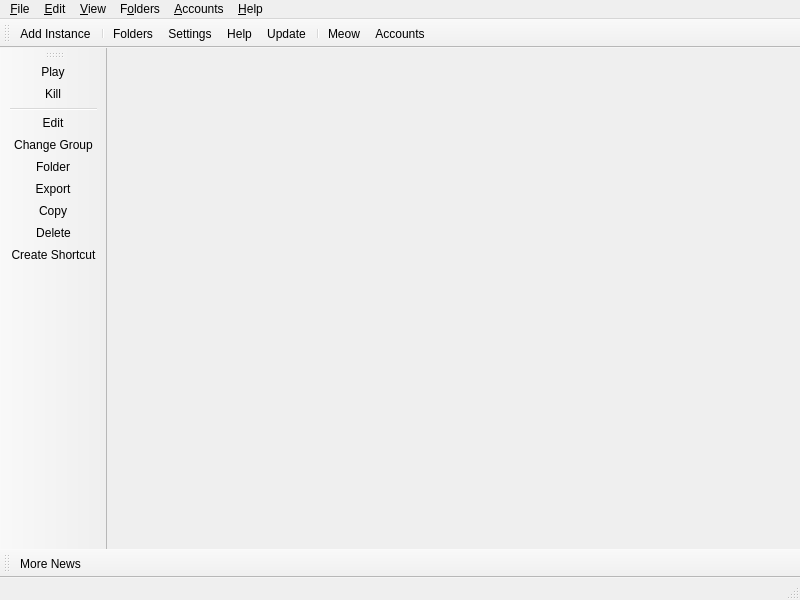
<?xml version="1.0" encoding="UTF-8"?>
<ui version="4.0">
 <class>MainWindow</class>
 <widget class="QMainWindow" name="MainWindow">
  <property name="geometry">
   <rect>
    <x>0</x>
    <y>0</y>
    <width>800</width>
    <height>600</height>
   </rect>
  </property>
  <widget class="QWidget" name="centralWidget">
   <layout class="QHBoxLayout" name="horizontalLayout">
    <property name="spacing">
     <number>0</number>
    </property>
    <property name="leftMargin">
     <number>0</number>
    </property>
    <property name="topMargin">
     <number>0</number>
    </property>
    <property name="rightMargin">
     <number>0</number>
    </property>
    <property name="bottomMargin">
     <number>0</number>
    </property>
   </layout>
  </widget>
  <widget class="QStatusBar" name="statusBar"/>
  <widget class="QToolBar" name="mainToolBar">
   <property name="windowTitle">
    <string>Main Toolbar</string>
   </property>
   <property name="allowedAreas">
    <set>Qt::ToolBarArea::BottomToolBarArea|Qt::ToolBarArea::TopToolBarArea</set>
   </property>
   <property name="toolButtonStyle">
    <enum>Qt::ToolButtonStyle::ToolButtonTextBesideIcon</enum>
   </property>
   <property name="floatable">
    <bool>false</bool>
   </property>
   <attribute name="toolBarArea">
    <enum>TopToolBarArea</enum>
   </attribute>
   <attribute name="toolBarBreak">
    <bool>false</bool>
   </attribute>
   <addaction name="actionAddInstance"/>
   <addaction name="separator"/>
   <addaction name="actionFoldersButton"/>
   <addaction name="actionSettings"/>
   <addaction name="actionHelpButton"/>
   <addaction name="actionCheckUpdate"/>
   <addaction name="separator"/>
   <addaction name="actionCAT"/>
   <addaction name="actionAccountsButton"/>
  </widget>
  <widget class="QToolBar" name="newsToolBar">
   <property name="windowTitle">
    <string>News Toolbar</string>
   </property>
   <property name="allowedAreas">
    <set>Qt::ToolBarArea::BottomToolBarArea|Qt::ToolBarArea::TopToolBarArea</set>
   </property>
   <property name="iconSize">
    <size>
     <width>16</width>
     <height>16</height>
    </size>
   </property>
   <property name="toolButtonStyle">
    <enum>Qt::ToolButtonStyle::ToolButtonTextBesideIcon</enum>
   </property>
   <property name="floatable">
    <bool>false</bool>
   </property>
   <attribute name="toolBarArea">
    <enum>BottomToolBarArea</enum>
   </attribute>
   <attribute name="toolBarBreak">
    <bool>false</bool>
   </attribute>
   <addaction name="actionMoreNews"/>
  </widget>
  <widget class="WideBar" name="instanceToolBar">
   <property name="windowTitle">
    <string>Instance Toolbar</string>
   </property>
   <property name="allowedAreas">
    <set>Qt::ToolBarArea::LeftToolBarArea|Qt::ToolBarArea::RightToolBarArea</set>
   </property>
   <property name="iconSize">
    <size>
     <width>16</width>
     <height>16</height>
    </size>
   </property>
   <property name="toolButtonStyle">
    <enum>Qt::ToolButtonStyle::ToolButtonTextBesideIcon</enum>
   </property>
   <property name="floatable">
    <bool>false</bool>
   </property>
   <property name="useDefaultAction" stdset="0">
    <bool>true</bool>
   </property>
   <attribute name="toolBarArea">
    <enum>LeftToolBarArea</enum>
   </attribute>
   <attribute name="toolBarBreak">
    <bool>false</bool>
   </attribute>
   <addaction name="actionLaunchInstance"/>
   <addaction name="actionKillInstance"/>
   <addaction name="separator"/>
   <addaction name="actionEditInstance"/>
   <addaction name="actionChangeInstGroup"/>
   <addaction name="actionViewSelectedInstFolder"/>
   <addaction name="actionExportInstance"/>
   <addaction name="actionCopyInstance"/>
   <addaction name="actionDeleteInstance"/>
   <addaction name="actionCreateInstanceShortcut"/>
  </widget>
  <widget class="QMenuBar" name="menuBar">
   <property name="geometry">
    <rect>
     <x>0</x>
     <y>0</y>
     <width>800</width>
     <height>30</height>
    </rect>
   </property>
   <widget class="QMenu" name="fileMenu">
    <property name="title">
     <string>&amp;File</string>
    </property>
    <property name="toolTipsVisible">
     <bool>true</bool>
    </property>
    <addaction name="actionAddInstance"/>
    <addaction name="separator"/>
    <addaction name="actionLaunchInstance"/>
    <addaction name="actionKillInstance"/>
    <addaction name="separator"/>
    <addaction name="actionEditInstance"/>
    <addaction name="actionChangeInstGroup"/>
    <addaction name="actionViewSelectedInstFolder"/>
    <addaction name="actionExportInstance"/>
    <addaction name="actionCopyInstance"/>
    <addaction name="actionDeleteInstance"/>
    <addaction name="actionCreateInstanceShortcut"/>
    <addaction name="separator"/>
    <addaction name="actionSettings"/>
    <addaction name="actionCloseWindow"/>
   </widget>
   <widget class="QMenu" name="editMenu">
    <property name="title">
     <string>&amp;Edit</string>
    </property>
    <property name="toolTipsVisible">
     <bool>true</bool>
    </property>
    <addaction name="actionUndoTrashInstance"/>
   </widget>
   <widget class="QMenu" name="viewMenu">
    <property name="title">
     <string>&amp;View</string>
    </property>
    <property name="toolTipsVisible">
     <bool>true</bool>
    </property>
    <addaction name="actionChangeTheme"/>
    <addaction name="separator"/>
    <addaction name="actionCAT"/>
    <addaction name="actionToggleStatusBar"/>
    <addaction name="actionLockToolbars"/>
    <addaction name="separator"/>
   </widget>
   <widget class="QMenu" name="foldersMenu">
    <property name="title">
     <string>F&amp;olders</string>
    </property>
    <property name="toolTipsVisible">
     <bool>true</bool>
    </property>
    <addaction name="actionViewLauncherRootFolder"/>
    <addaction name="actionViewLogsFolder"/>
    <addaction name="separator"/>
    <addaction name="actionViewInstanceFolder"/>
    <addaction name="actionViewTemplateFolder"/>
    <addaction name="actionViewIconsFolder"/>
    <addaction name="actionViewCentralModsFolder"/>
    <addaction name="actionViewSkinsFolder"/>
    <addaction name="actionViewJavaFolder"/>

    <addaction name="separator"/>
    <addaction name="actionViewWidgetThemeFolder"/>
    <addaction name="actionViewIconThemeFolder"/>
    <addaction name="actionViewCatPackFolder"/>
   </widget>
   <widget class="QMenu" name="accountsMenu">
    <property name="title">
     <string>&amp;Accounts</string>
    </property>
   </widget>
   <widget class="QMenu" name="helpMenu">
    <property name="title">
     <string>&amp;Help</string>
    </property>
    <property name="toolTipsVisible">
     <bool>true</bool>
    </property>
    <addaction name="actionClearMetadata"/>
    <addaction name="actionReportBug"/>
    <addaction name="actionViewLog"/>
    <addaction name="actionAddToPATH"/>
    <addaction name="separator"/>
    <addaction name="actionMATRIX"/>
    <addaction name="actionDISCORD"/>
    <addaction name="actionREDDIT"/>
    <addaction name="separator"/>
    <addaction name="actionMoreNews"/>
    <addaction name="actionCheckUpdate"/>
    <addaction name="actionOpenWiki"/>
    <addaction name="actionAbout"/>
   </widget>
   <addaction name="fileMenu"/>
   <addaction name="editMenu"/>
   <addaction name="viewMenu"/>
   <addaction name="foldersMenu"/>
   <addaction name="accountsMenu"/>
   <addaction name="helpMenu"/>
  </widget>
  <action name="actionMoreNews">
   <property name="icon">
    <iconset theme="news"/>
   </property>
   <property name="text">
    <string>More News...</string>
   </property>
   <property name="toolTip">
    <string>Open the development blog to read more news about %1.</string>
   </property>
  </action>
  <action name="actionCAT">
   <property name="checkable">
    <bool>true</bool>
   </property>
   <property name="icon">
    <iconset theme="cat"/>
   </property>
   <property name="text">
    <string>&amp;Meow</string>
   </property>
   <property name="toolTip">
    <string>It's a fluffy kitty :3</string>
   </property>
  </action>
  <action name="actionToggleStatusBar">
   <property name="checkable">
    <bool>true</bool>
   </property>
   <property name="text">
    <string>Status Bar</string>
   </property>
  </action>
  <action name="actionLockToolbars">
   <property name="checkable">
    <bool>true</bool>
   </property>
   <property name="text">
    <string>Lock Toolbars</string>
   </property>
  </action>
  <action name="actionUndoTrashInstance">
   <property name="enabled">
    <bool>false</bool>
   </property>
   <property name="text">
    <string>&amp;Undo Last Instance Deletion</string>
   </property>
  </action>
  <action name="actionAddInstance">
   <property name="icon">
    <iconset theme="new"/>
   </property>
   <property name="text">
    <string>Add Instanc&amp;e...</string>
   </property>
   <property name="toolTip">
    <string>Add a new instance.</string>
   </property>
  </action>
  <action name="actionCheckUpdate">
   <property name="icon">
    <iconset theme="checkupdate"/>
   </property>
   <property name="text">
    <string>&amp;Update...</string>
   </property>
   <property name="toolTip">
    <string>Check for new updates for %1.</string>
   </property>
   <property name="menuRole">
    <enum>QAction::MenuRole::ApplicationSpecificRole</enum>
   </property>
  </action>
  <action name="actionSettings">
   <property name="icon">
    <iconset theme="settings"/>
   </property>
   <property name="text">
    <string>Setti&amp;ngs...</string>
   </property>
   <property name="toolTip">
    <string>Change settings.</string>
   </property>
   <property name="menuRole">
    <enum>QAction::MenuRole::PreferencesRole</enum>
   </property>
  </action>
  <action name="actionManageSkins">
   <property name="icon">
    <iconset theme="settings"/>
   </property>
   <property name="text">
    <string>Manage &amp;Skins...</string>
   </property>
  </action>
  <action name="actionManageAccounts">
   <property name="icon">
    <iconset theme="accounts"/>
   </property>
   <property name="text">
    <string>&amp;Manage Accounts...</string>
   </property>
  </action>
  <action name="actionLaunchInstance">
   <property name="icon">
    <iconset theme="launch"/>
   </property>
   <property name="text">
    <string>&amp;Play</string>
   </property>
   <property name="toolTip">
    <string>Launch the selected instance.</string>
   </property>
  </action>
  <action name="actionKillInstance">
   <property name="icon">
    <iconset theme="status-bad"/>
   </property>
   <property name="text">
    <string>&amp;Kill</string>
   </property>
   <property name="toolTip">
    <string>Kill the running instance.</string>
   </property>
   <property name="shortcut">
    <string>Ctrl+K</string>
   </property>
  </action>
  <action name="actionRenameInstance">
   <property name="icon">
    <iconset theme="rename"/>
   </property>
   <property name="text">
    <string>Rename</string>
   </property>
   <property name="toolTip">
    <string>Rename the selected instance.</string>
   </property>
  </action>
  <action name="actionChangeInstGroup">
   <property name="icon">
    <iconset theme="tag"/>
   </property>
   <property name="text">
    <string>&amp;Change Group...</string>
   </property>
   <property name="toolTip">
    <string>Change the selected instance's group.</string>
   </property>
   <property name="shortcut">
    <string>Ctrl+G</string>
   </property>
  </action>
  <action name="actionChangeInstIcon">
   <property name="text">
    <string>Change Icon</string>
   </property>
   <property name="toolTip">
    <string>Change the selected instance's icon.</string>
   </property>
  </action>
  <action name="actionEditInstance">
   <property name="icon">
    <iconset theme="settings"/>
   </property>
   <property name="text">
    <string>&amp;Edit...</string>
   </property>
   <property name="toolTip">
    <string>Change the instance settings, mods and versions.</string>
   </property>
   <property name="shortcut">
    <string>Ctrl+I</string>
   </property>
  </action>
  <action name="actionViewSelectedInstFolder">
   <property name="icon">
    <iconset theme="viewfolder"/>
   </property>
   <property name="text">
    <string>&amp;Folder</string>
   </property>
   <property name="toolTip">
    <string>Open the selected instance's root folder in a file browser.</string>
   </property>
  </action>
  <action name="actionDeleteInstance">
   <property name="icon">
    <iconset theme="delete"/>
   </property>
   <property name="text">
    <string>Dele&amp;te</string>
   </property>
   <property name="toolTip">
    <string>Delete the selected instance.</string>
   </property>
   <property name="autoRepeat">
    <bool>false</bool>
   </property>
  </action>
  <action name="actionCopyInstance">
   <property name="icon">
    <iconset theme="copy"/>
   </property>
   <property name="text">
    <string>Cop&amp;y...</string>
   </property>
   <property name="toolTip">
    <string>Copy the selected instance.</string>
   </property>
   <property name="shortcut">
    <string>Ctrl+D</string>
   </property>
  </action>
  <action name="actionExportInstance">
   <property name="icon">
    <iconset theme="export"/>
   </property>
   <property name="text">
    <string>E&amp;xport...</string>
   </property>
   <property name="toolTip">
    <string>Export the selected instance to supported formats.</string>
   </property>
  </action>
  <action name="actionExportInstanceZip">
   <property name="icon">
    <iconset theme="launcher"/>
   </property>
   <property name="text">
    <string>Prism Launcher (zip)</string>
   </property>
  </action>
  <action name="actionExportInstanceMrPack">
   <property name="icon">
    <iconset theme="modrinth"/>
   </property>
   <property name="text">
    <string>Modrinth (mrpack)</string>
   </property>
  </action>
  <action name="actionExportInstanceFlamePack">
   <property name="icon">
    <iconset theme="flame"/>
   </property>
   <property name="text">
    <string>CurseForge (zip)</string>
   </property>
  </action>
  <action name="actionCreateInstanceShortcut">
   <property name="icon">
    <iconset theme="shortcut"/>
   </property>
   <property name="text">
    <string>Create Shortcut</string>
   </property>
   <property name="toolTip">
    <string>Creates a shortcut on a selected folder to launch the selected instance.</string>
   </property>
  </action>
  <action name="actionNoAccountsAdded">
   <property name="icon">
    <iconset theme="noaccount"/>
   </property>
   <property name="text">
    <string>No accounts added!</string>
   </property>
  </action>
  <action name="actionNoDefaultAccount">
   <property name="checkable">
    <bool>true</bool>
   </property>
   <property name="icon">
    <iconset theme="noaccount"/>
   </property>
   <property name="text">
    <string>No Default Account</string>
   </property>
   <property name="shortcut">
    <string>Ctrl+0</string>
   </property>
  </action>
  <action name="actionCloseWindow">
   <property name="icon">
    <iconset theme="status-bad"/>
   </property>
   <property name="text">
    <string>Close &amp;Window</string>
   </property>
   <property name="toolTip">
    <string>Close the current window</string>
   </property>
   <property name="menuRole">
    <enum>QAction::MenuRole::NoRole</enum>
   </property>
  </action>
  <action name="actionViewInstanceFolder">
   <property name="icon">
    <iconset theme="viewfolder"/>
   </property>
   <property name="text">
    <string>I&amp;nstances</string>
   </property>
   <property name="toolTip">
    <string>Open the instances folder in a file browser.</string>
   </property>
  </action>
  <action name="actionViewLauncherRootFolder">
   <property name="icon">
    <iconset theme="viewfolder"/>
   </property>
   <property name="text">
    <string>Launcher &amp;Data</string>
   </property>
   <property name="toolTip">
    <string>Open the launcher's root folder in a file browser.</string>
   </property>
  </action>
  <action name="actionViewCentralModsFolder">
   <property name="icon">
    <iconset theme="centralmods"/>
   </property>
   <property name="text">
    <string>&amp;Mods (Quick Access)</string>
   </property>
   <property name="toolTip">
    <string>Open the mods folder in a file browser.</string>
   </property>
  </action>
  <action name="actionViewSkinsFolder">
   <property name="icon">
    <iconset theme="viewfolder"/>
   </property>
   <property name="text">
    <string>&amp;Skins</string>
   </property>
   <property name="toolTip">
    <string>Open the skins folder in a file browser.</string>
   </property>
  </action>
  <action name="actionViewIconsFolder">
   <property name="icon">
    <iconset theme="viewfolder"/>
   </property>
   <property name="text">
    <string>Instance &amp;Icons</string>
   </property>
   <property name="toolTip">
    <string>Open the instance icons folder in a file browser.</string>
   </property>
  </action>
  <action name="actionViewLogsFolder">
   <property name="icon">
    <iconset theme="viewfolder"/>
   </property>
   <property name="text">
    <string>Launcher &amp;Logs</string>
   </property>
   <property name="toolTip">
    <string>Open the logs folder in a file browser.</string>
   </property>
  </action>
  <action name="actionChangeTheme">
   <property name="text">
    <string>Themes</string>
   </property>
  </action>
  <action name="actionReportBug">
   <property name="icon">
    <iconset theme="bug"/>
   </property>
   <property name="text">
    <string>Report a Bug or Suggest a Feature</string>
   </property>
   <property name="toolTip">
    <string>Open the bug tracker to report a bug with %1.</string>
   </property>
  </action>
  <action name="actionDISCORD">
   <property name="icon">
    <iconset theme="discord"/>
   </property>
   <property name="text">
    <string>&amp;Discord Guild</string>
   </property>
   <property name="toolTip">
    <string>Open %1 Discord guild.</string>
   </property>
  </action>
  <action name="actionMATRIX">
   <property name="icon">
    <iconset theme="matrix"/>
   </property>
   <property name="text">
    <string>&amp;Matrix Space</string>
   </property>
   <property name="toolTip">
    <string>Open %1 Matrix space.</string>
   </property>
  </action>
  <action name="actionREDDIT">
   <property name="icon">
    <iconset theme="reddit-alien"/>
   </property>
   <property name="text">
    <string>Sub&amp;reddit</string>
   </property>
   <property name="toolTip">
    <string>Open %1 subreddit.</string>
   </property>
  </action>
  <action name="actionAbout">
   <property name="icon">
    <iconset theme="about"/>
   </property>
   <property name="text">
    <string>&amp;About %1</string>
   </property>
   <property name="toolTip">
    <string>View information about %1.</string>
   </property>
   <property name="menuRole">
    <enum>QAction::MenuRole::AboutRole</enum>
   </property>
  </action>
  <action name="actionClearMetadata">
   <property name="icon">
    <iconset theme="refresh"/>
   </property>
   <property name="text">
    <string>&amp;Clear Metadata Cache</string>
   </property>
   <property name="toolTip">
    <string>Clear cached metadata</string>
   </property>
  </action>
  <action name="actionViewLog">
   <property name="icon">
    <iconset theme="log"/>
   </property>
   <property name="text">
    <string>View logs</string>
   </property>
   <property name="toolTip">
    <string>View current and previous launcher logs</string>
   </property>
  </action>
  <action name="actionAddToPATH">
   <property name="icon">
    <iconset theme="custom-commands"/>
   </property>
   <property name="text">
    <string>Install to &amp;PATH</string>
   </property>
   <property name="toolTip">
    <string>Install a %1 symlink to /usr/local/bin</string>
   </property>
  </action>
  <action name="actionFoldersButton">
   <property name="icon">
    <iconset theme="viewfolder"/>
   </property>
   <property name="text">
    <string>Folders</string>
   </property>
   <property name="toolTip">
    <string>Open one of the folders shared between instances.</string>
   </property>
  </action>
  <action name="actionHelpButton">
   <property name="icon">
    <iconset theme="help"/>
   </property>
   <property name="text">
    <string>Help</string>
   </property>
   <property name="toolTip">
    <string>Get help with %1 or Minecraft.</string>
   </property>
  </action>
  <action name="actionAccountsButton">
   <property name="icon">
    <iconset theme="noaccount"/>
   </property>
   <property name="text">
    <string>Accounts</string>
   </property>
  </action>
  <action name="actionOpenWiki">
   <property name="icon">
    <iconset theme="help"/>
   </property>
   <property name="text">
    <string>%1 &amp;Wiki</string>
   </property>
   <property name="toolTip">
    <string>Open the %1 wiki</string>
   </property>
  </action>
  <action name="actionViewWidgetThemeFolder">
   <property name="icon">
    <iconset theme="viewfolder"/>
   </property>
   <property name="text">
    <string>&amp;Widget Themes</string>
   </property>
   <property name="toolTip">
    <string>Open the widget themes folder in a file browser.</string>
   </property>
  </action>
  <action name="actionViewIconThemeFolder">
   <property name="icon">
    <iconset theme="viewfolder"/>
   </property>
   <property name="text">
    <string>I&amp;con Themes</string>
   </property>
   <property name="toolTip">
    <string>Open the icon theme folder in a file browser.</string>
   </property>
  </action>
  <action name="actionViewCatPackFolder">
   <property name="icon">
    <iconset theme="viewfolder"/>
   </property>
   <property name="text">
    <string>&amp;Cat Packs</string>
   </property>
   <property name="toolTip">
    <string>Open the cat packs folder in a file browser.</string>
   </property>
  </action>
  <action name="actionViewJavaFolder">
   <property name="icon">
    <iconset theme="viewfolder"/>
   </property>
   <property name="text">
    <string>&amp;Auto Downloaded Java</string>
   </property>
   <property name="toolTip">
    <string>Open the Java folder in a file browser. Only available if the built-in Java downloader is used.</string>
   </property>
  </action>
  <action name="actionViewTemplateFolder">
   <property name="icon">
    <iconset theme="viewfolder"/>
   </property>
   <property name="text">
    <string>Instance &amp;Template</string>
   </property>
   <property name="toolTip">
    <string>Open the template folder in a file browser.</string>
   </property>
  </action>
 </widget>
 <customwidgets>
  <customwidget>
   <class>WideBar</class>
   <extends>QToolBar</extends>
   <header>ui/widgets/WideBar.h</header>
  </customwidget>
 </customwidgets>
 <resources/>
 <connections/>
</ui>
